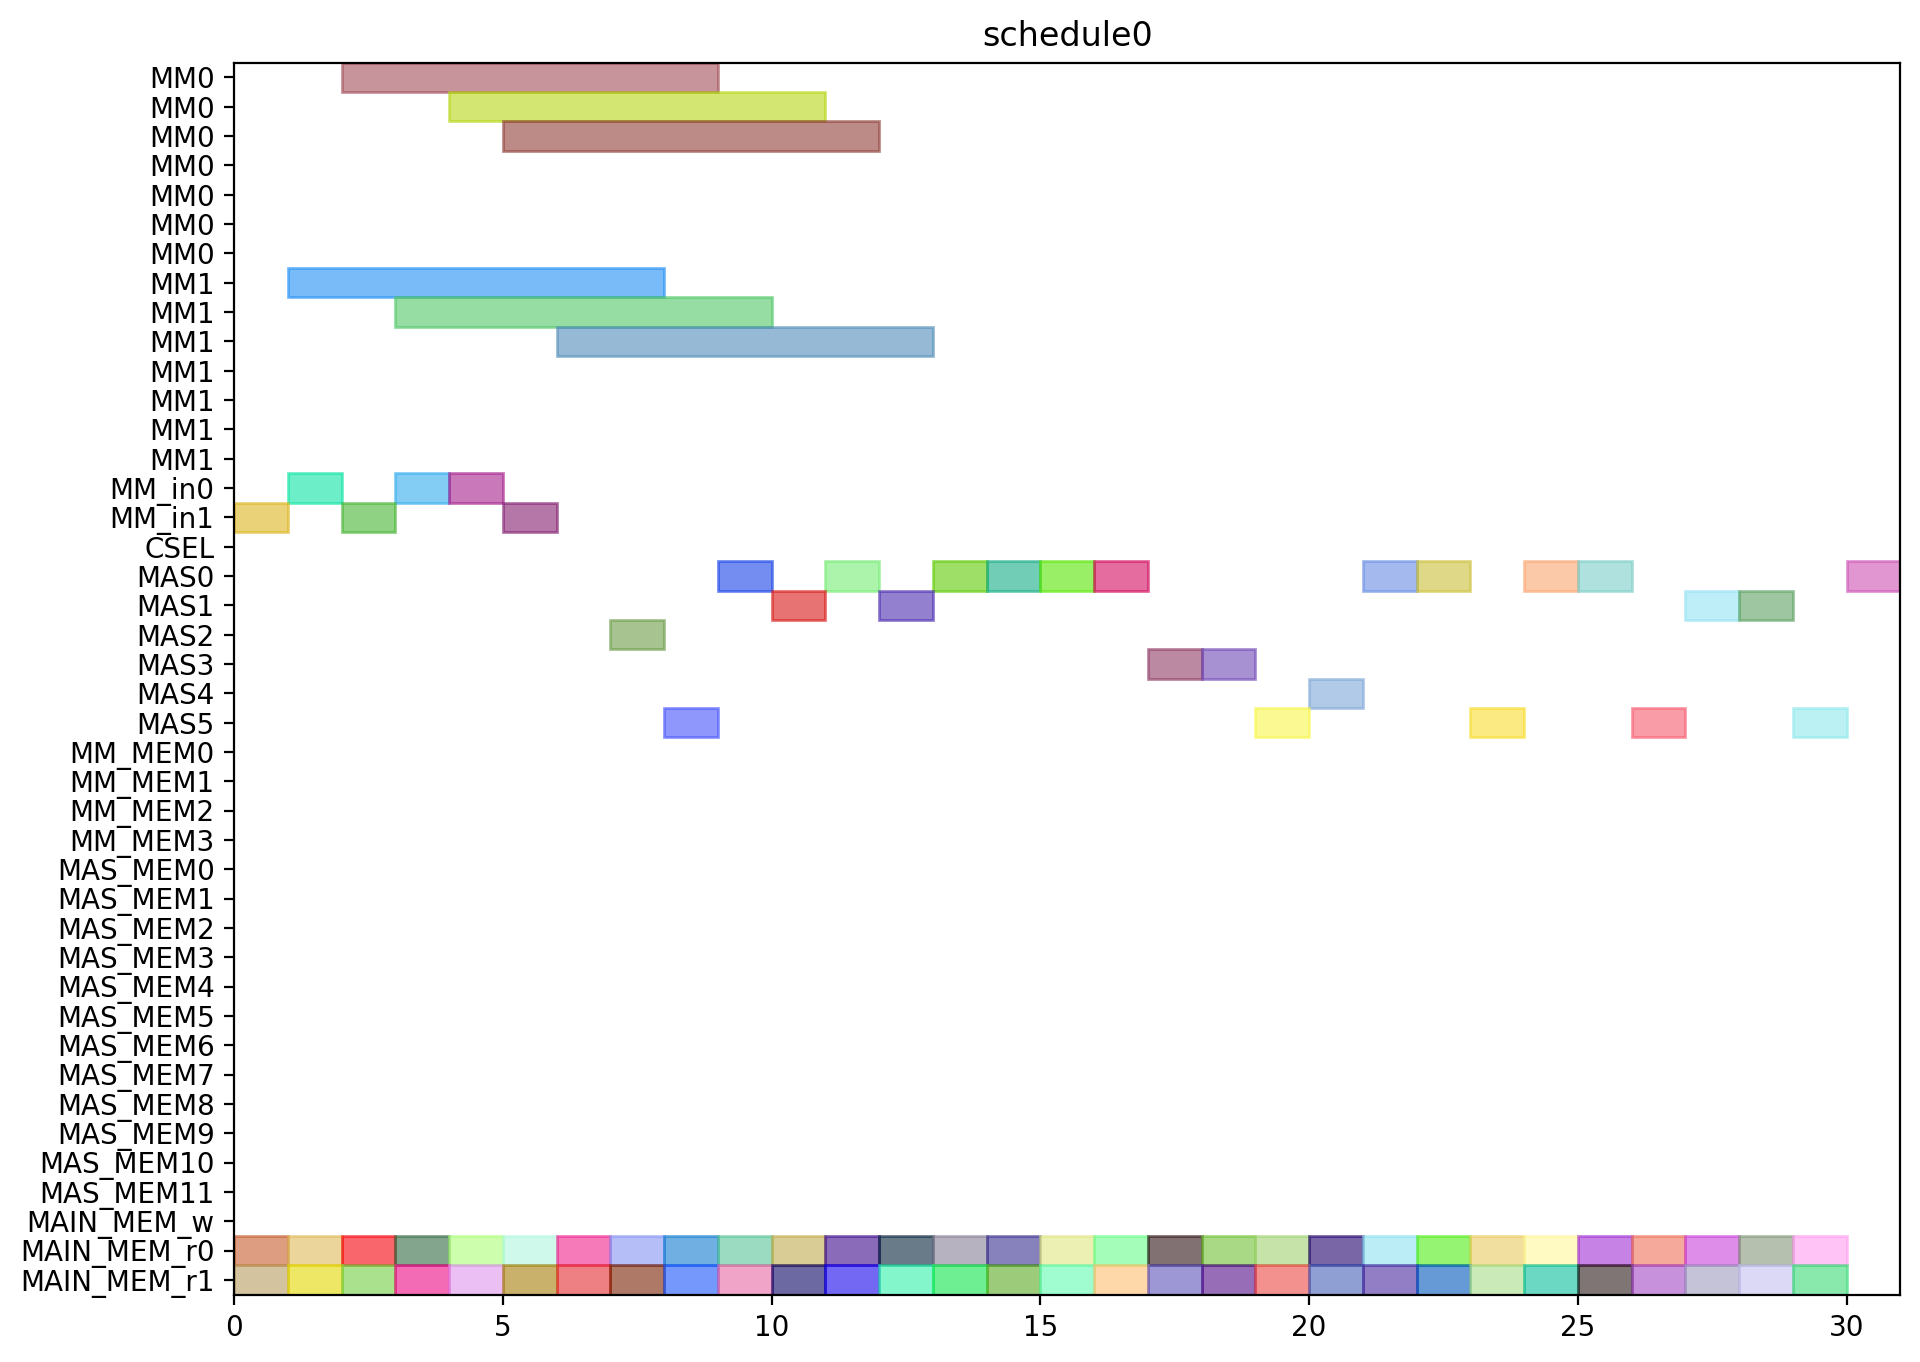

Write Python code to recreate this figure.
from pyschedule import Scenario, solvers, plotters, alt


def solve():
	horizon = 120
	S = Scenario("schedule0", horizon=horizon)

	# resource
	MM = S.Resources('MM', num=2, size=7)
	MM_in = S.Resources('MM_in', num=2)
	CSEL = S.Resource('CSEL')
	MAS = S.Resources('MAS', num=6, size=1, periods=range(1, horizon))
	MM_MEM = S.Resources('MM_MEM', num=4)
	MAS_MEM = S.Resources('MAS_MEM', num=12)
	MAIN_MEM_w = S.Resource('MAIN_MEM_w', size=1)
	MAIN_MEM_r = S.Resources('MAIN_MEM_r', num=2)

	# result of previous scheduling

	# new tasks
	c_t0_a1_0 = S.Task('c_t0_a1_0', length=1, delay_cost=1)
	c_t0_a1_0 += alt(MAS)
	c_t0_a1_0_mem0 = S.Task('c_t0_a1_0_mem0', length=1, delay_cost=1)
	c_t0_a1_0_mem0 += MAIN_MEM_r[0]
	S += c_t0_a1_0_mem0 <= c_t0_a1_0

	c_t0_a1_0_mem1 = S.Task('c_t0_a1_0_mem1', length=1, delay_cost=1)
	c_t0_a1_0_mem1 += MAIN_MEM_r[1]
	S += c_t0_a1_0_mem1 <= c_t0_a1_0

	c_t0_a1_1 = S.Task('c_t0_a1_1', length=1, delay_cost=1)
	c_t0_a1_1 += alt(MAS)
	c_t0_a1_1_mem0 = S.Task('c_t0_a1_1_mem0', length=1, delay_cost=1)
	c_t0_a1_1_mem0 += MAIN_MEM_r[0]
	S += c_t0_a1_1_mem0 <= c_t0_a1_1

	c_t0_a1_1_mem1 = S.Task('c_t0_a1_1_mem1', length=1, delay_cost=1)
	c_t0_a1_1_mem1 += MAIN_MEM_r[1]
	S += c_t0_a1_1_mem1 <= c_t0_a1_1

	c_t0_t10 = S.Task('c_t0_t10', length=1, delay_cost=1)
	c_t0_t10 += alt(MAS)
	c_t0_t10_mem0 = S.Task('c_t0_t10_mem0', length=1, delay_cost=1)
	c_t0_t10_mem0 += MAIN_MEM_r[0]
	S += c_t0_t10_mem0 <= c_t0_t10

	c_t0_t10_mem1 = S.Task('c_t0_t10_mem1', length=1, delay_cost=1)
	c_t0_t10_mem1 += MAIN_MEM_r[1]
	S += c_t0_t10_mem1 <= c_t0_t10

	c_t0_t11 = S.Task('c_t0_t11', length=1, delay_cost=1)
	c_t0_t11 += alt(MAS)
	c_t0_t11_mem0 = S.Task('c_t0_t11_mem0', length=1, delay_cost=1)
	c_t0_t11_mem0 += MAIN_MEM_r[0]
	S += c_t0_t11_mem0 <= c_t0_t11

	c_t0_t11_mem1 = S.Task('c_t0_t11_mem1', length=1, delay_cost=1)
	c_t0_t11_mem1 += MAIN_MEM_r[1]
	S += c_t0_t11_mem1 <= c_t0_t11

	c_t0_t3_t0 = S.Task('c_t0_t3_t0', length=7, delay_cost=1)
	c_t0_t3_t0 += alt(MM)
	c_t0_t3_t0_in = S.Task('c_t0_t3_t0_in', length=1, delay_cost=1)
	c_t0_t3_t0_in += alt(MM_in)
	S += c_t0_t3_t0_in*MM_in[0]<=c_t0_t3_t0*MM[0]
	S += c_t0_t3_t0_in*MM_in[1]<=c_t0_t3_t0*MM[1]
	c_t0_t3_t0_mem0 = S.Task('c_t0_t3_t0_mem0', length=1, delay_cost=1)
	c_t0_t3_t0_mem0 += MAIN_MEM_r[0]
	S += c_t0_t3_t0_mem0 <= c_t0_t3_t0

	c_t0_t3_t0_mem1 = S.Task('c_t0_t3_t0_mem1', length=1, delay_cost=1)
	c_t0_t3_t0_mem1 += MAIN_MEM_r[1]
	S += c_t0_t3_t0_mem1 <= c_t0_t3_t0

	c_t0_t3_t1 = S.Task('c_t0_t3_t1', length=7, delay_cost=1)
	c_t0_t3_t1 += alt(MM)
	c_t0_t3_t1_in = S.Task('c_t0_t3_t1_in', length=1, delay_cost=1)
	c_t0_t3_t1_in += alt(MM_in)
	S += c_t0_t3_t1_in*MM_in[0]<=c_t0_t3_t1*MM[0]
	S += c_t0_t3_t1_in*MM_in[1]<=c_t0_t3_t1*MM[1]
	c_t0_t3_t1_mem0 = S.Task('c_t0_t3_t1_mem0', length=1, delay_cost=1)
	c_t0_t3_t1_mem0 += MAIN_MEM_r[0]
	S += c_t0_t3_t1_mem0 <= c_t0_t3_t1

	c_t0_t3_t1_mem1 = S.Task('c_t0_t3_t1_mem1', length=1, delay_cost=1)
	c_t0_t3_t1_mem1 += MAIN_MEM_r[1]
	S += c_t0_t3_t1_mem1 <= c_t0_t3_t1

	c_t0_t3_t2 = S.Task('c_t0_t3_t2', length=1, delay_cost=1)
	c_t0_t3_t2 += alt(MAS)
	c_t0_t3_t2_mem0 = S.Task('c_t0_t3_t2_mem0', length=1, delay_cost=1)
	c_t0_t3_t2_mem0 += MAIN_MEM_r[0]
	S += c_t0_t3_t2_mem0 <= c_t0_t3_t2

	c_t0_t3_t2_mem1 = S.Task('c_t0_t3_t2_mem1', length=1, delay_cost=1)
	c_t0_t3_t2_mem1 += MAIN_MEM_r[1]
	S += c_t0_t3_t2_mem1 <= c_t0_t3_t2

	c_t0_t3_t3 = S.Task('c_t0_t3_t3', length=1, delay_cost=1)
	c_t0_t3_t3 += alt(MAS)
	c_t0_t3_t3_mem0 = S.Task('c_t0_t3_t3_mem0', length=1, delay_cost=1)
	c_t0_t3_t3_mem0 += MAIN_MEM_r[0]
	S += c_t0_t3_t3_mem0 <= c_t0_t3_t3

	c_t0_t3_t3_mem1 = S.Task('c_t0_t3_t3_mem1', length=1, delay_cost=1)
	c_t0_t3_t3_mem1 += MAIN_MEM_r[1]
	S += c_t0_t3_t3_mem1 <= c_t0_t3_t3

	c_t1_a1_0 = S.Task('c_t1_a1_0', length=1, delay_cost=1)
	c_t1_a1_0 += alt(MAS)
	c_t1_a1_0_mem0 = S.Task('c_t1_a1_0_mem0', length=1, delay_cost=1)
	c_t1_a1_0_mem0 += MAIN_MEM_r[0]
	S += c_t1_a1_0_mem0 <= c_t1_a1_0

	c_t1_a1_0_mem1 = S.Task('c_t1_a1_0_mem1', length=1, delay_cost=1)
	c_t1_a1_0_mem1 += MAIN_MEM_r[1]
	S += c_t1_a1_0_mem1 <= c_t1_a1_0

	c_t1_a1_1 = S.Task('c_t1_a1_1', length=1, delay_cost=1)
	c_t1_a1_1 += alt(MAS)
	c_t1_a1_1_mem0 = S.Task('c_t1_a1_1_mem0', length=1, delay_cost=1)
	c_t1_a1_1_mem0 += MAIN_MEM_r[0]
	S += c_t1_a1_1_mem0 <= c_t1_a1_1

	c_t1_a1_1_mem1 = S.Task('c_t1_a1_1_mem1', length=1, delay_cost=1)
	c_t1_a1_1_mem1 += MAIN_MEM_r[1]
	S += c_t1_a1_1_mem1 <= c_t1_a1_1

	c_t1_t10 = S.Task('c_t1_t10', length=1, delay_cost=1)
	c_t1_t10 += alt(MAS)
	c_t1_t10_mem0 = S.Task('c_t1_t10_mem0', length=1, delay_cost=1)
	c_t1_t10_mem0 += MAIN_MEM_r[0]
	S += c_t1_t10_mem0 <= c_t1_t10

	c_t1_t10_mem1 = S.Task('c_t1_t10_mem1', length=1, delay_cost=1)
	c_t1_t10_mem1 += MAIN_MEM_r[1]
	S += c_t1_t10_mem1 <= c_t1_t10

	c_t1_t11 = S.Task('c_t1_t11', length=1, delay_cost=1)
	c_t1_t11 += alt(MAS)
	c_t1_t11_mem0 = S.Task('c_t1_t11_mem0', length=1, delay_cost=1)
	c_t1_t11_mem0 += MAIN_MEM_r[0]
	S += c_t1_t11_mem0 <= c_t1_t11

	c_t1_t11_mem1 = S.Task('c_t1_t11_mem1', length=1, delay_cost=1)
	c_t1_t11_mem1 += MAIN_MEM_r[1]
	S += c_t1_t11_mem1 <= c_t1_t11

	c_t1_t3_t0 = S.Task('c_t1_t3_t0', length=7, delay_cost=1)
	c_t1_t3_t0 += alt(MM)
	c_t1_t3_t0_in = S.Task('c_t1_t3_t0_in', length=1, delay_cost=1)
	c_t1_t3_t0_in += alt(MM_in)
	S += c_t1_t3_t0_in*MM_in[0]<=c_t1_t3_t0*MM[0]
	S += c_t1_t3_t0_in*MM_in[1]<=c_t1_t3_t0*MM[1]
	c_t1_t3_t0_mem0 = S.Task('c_t1_t3_t0_mem0', length=1, delay_cost=1)
	c_t1_t3_t0_mem0 += MAIN_MEM_r[0]
	S += c_t1_t3_t0_mem0 <= c_t1_t3_t0

	c_t1_t3_t0_mem1 = S.Task('c_t1_t3_t0_mem1', length=1, delay_cost=1)
	c_t1_t3_t0_mem1 += MAIN_MEM_r[1]
	S += c_t1_t3_t0_mem1 <= c_t1_t3_t0

	c_t1_t3_t1 = S.Task('c_t1_t3_t1', length=7, delay_cost=1)
	c_t1_t3_t1 += alt(MM)
	c_t1_t3_t1_in = S.Task('c_t1_t3_t1_in', length=1, delay_cost=1)
	c_t1_t3_t1_in += alt(MM_in)
	S += c_t1_t3_t1_in*MM_in[0]<=c_t1_t3_t1*MM[0]
	S += c_t1_t3_t1_in*MM_in[1]<=c_t1_t3_t1*MM[1]
	c_t1_t3_t1_mem0 = S.Task('c_t1_t3_t1_mem0', length=1, delay_cost=1)
	c_t1_t3_t1_mem0 += MAIN_MEM_r[0]
	S += c_t1_t3_t1_mem0 <= c_t1_t3_t1

	c_t1_t3_t1_mem1 = S.Task('c_t1_t3_t1_mem1', length=1, delay_cost=1)
	c_t1_t3_t1_mem1 += MAIN_MEM_r[1]
	S += c_t1_t3_t1_mem1 <= c_t1_t3_t1

	c_t1_t3_t2 = S.Task('c_t1_t3_t2', length=1, delay_cost=1)
	c_t1_t3_t2 += alt(MAS)
	c_t1_t3_t2_mem0 = S.Task('c_t1_t3_t2_mem0', length=1, delay_cost=1)
	c_t1_t3_t2_mem0 += MAIN_MEM_r[0]
	S += c_t1_t3_t2_mem0 <= c_t1_t3_t2

	c_t1_t3_t2_mem1 = S.Task('c_t1_t3_t2_mem1', length=1, delay_cost=1)
	c_t1_t3_t2_mem1 += MAIN_MEM_r[1]
	S += c_t1_t3_t2_mem1 <= c_t1_t3_t2

	c_t1_t3_t3 = S.Task('c_t1_t3_t3', length=1, delay_cost=1)
	c_t1_t3_t3 += alt(MAS)
	c_t1_t3_t3_mem0 = S.Task('c_t1_t3_t3_mem0', length=1, delay_cost=1)
	c_t1_t3_t3_mem0 += MAIN_MEM_r[0]
	S += c_t1_t3_t3_mem0 <= c_t1_t3_t3

	c_t1_t3_t3_mem1 = S.Task('c_t1_t3_t3_mem1', length=1, delay_cost=1)
	c_t1_t3_t3_mem1 += MAIN_MEM_r[1]
	S += c_t1_t3_t3_mem1 <= c_t1_t3_t3

	c_t2_a1_0 = S.Task('c_t2_a1_0', length=1, delay_cost=1)
	c_t2_a1_0 += alt(MAS)
	c_t2_a1_0_mem0 = S.Task('c_t2_a1_0_mem0', length=1, delay_cost=1)
	c_t2_a1_0_mem0 += MAIN_MEM_r[0]
	S += c_t2_a1_0_mem0 <= c_t2_a1_0

	c_t2_a1_0_mem1 = S.Task('c_t2_a1_0_mem1', length=1, delay_cost=1)
	c_t2_a1_0_mem1 += MAIN_MEM_r[1]
	S += c_t2_a1_0_mem1 <= c_t2_a1_0

	c_t2_a1_1 = S.Task('c_t2_a1_1', length=1, delay_cost=1)
	c_t2_a1_1 += alt(MAS)
	c_t2_a1_1_mem0 = S.Task('c_t2_a1_1_mem0', length=1, delay_cost=1)
	c_t2_a1_1_mem0 += MAIN_MEM_r[0]
	S += c_t2_a1_1_mem0 <= c_t2_a1_1

	c_t2_a1_1_mem1 = S.Task('c_t2_a1_1_mem1', length=1, delay_cost=1)
	c_t2_a1_1_mem1 += MAIN_MEM_r[1]
	S += c_t2_a1_1_mem1 <= c_t2_a1_1

	c_t2_t10 = S.Task('c_t2_t10', length=1, delay_cost=1)
	c_t2_t10 += alt(MAS)
	c_t2_t10_mem0 = S.Task('c_t2_t10_mem0', length=1, delay_cost=1)
	c_t2_t10_mem0 += MAIN_MEM_r[0]
	S += c_t2_t10_mem0 <= c_t2_t10

	c_t2_t10_mem1 = S.Task('c_t2_t10_mem1', length=1, delay_cost=1)
	c_t2_t10_mem1 += MAIN_MEM_r[1]
	S += c_t2_t10_mem1 <= c_t2_t10

	c_t2_t11 = S.Task('c_t2_t11', length=1, delay_cost=1)
	c_t2_t11 += alt(MAS)
	c_t2_t11_mem0 = S.Task('c_t2_t11_mem0', length=1, delay_cost=1)
	c_t2_t11_mem0 += MAIN_MEM_r[0]
	S += c_t2_t11_mem0 <= c_t2_t11

	c_t2_t11_mem1 = S.Task('c_t2_t11_mem1', length=1, delay_cost=1)
	c_t2_t11_mem1 += MAIN_MEM_r[1]
	S += c_t2_t11_mem1 <= c_t2_t11

	c_t2_t3_t0 = S.Task('c_t2_t3_t0', length=7, delay_cost=1)
	c_t2_t3_t0 += alt(MM)
	c_t2_t3_t0_in = S.Task('c_t2_t3_t0_in', length=1, delay_cost=1)
	c_t2_t3_t0_in += alt(MM_in)
	S += c_t2_t3_t0_in*MM_in[0]<=c_t2_t3_t0*MM[0]
	S += c_t2_t3_t0_in*MM_in[1]<=c_t2_t3_t0*MM[1]
	c_t2_t3_t0_mem0 = S.Task('c_t2_t3_t0_mem0', length=1, delay_cost=1)
	c_t2_t3_t0_mem0 += MAIN_MEM_r[0]
	S += c_t2_t3_t0_mem0 <= c_t2_t3_t0

	c_t2_t3_t0_mem1 = S.Task('c_t2_t3_t0_mem1', length=1, delay_cost=1)
	c_t2_t3_t0_mem1 += MAIN_MEM_r[1]
	S += c_t2_t3_t0_mem1 <= c_t2_t3_t0

	c_t2_t3_t1 = S.Task('c_t2_t3_t1', length=7, delay_cost=1)
	c_t2_t3_t1 += alt(MM)
	c_t2_t3_t1_in = S.Task('c_t2_t3_t1_in', length=1, delay_cost=1)
	c_t2_t3_t1_in += alt(MM_in)
	S += c_t2_t3_t1_in*MM_in[0]<=c_t2_t3_t1*MM[0]
	S += c_t2_t3_t1_in*MM_in[1]<=c_t2_t3_t1*MM[1]
	c_t2_t3_t1_mem0 = S.Task('c_t2_t3_t1_mem0', length=1, delay_cost=1)
	c_t2_t3_t1_mem0 += MAIN_MEM_r[0]
	S += c_t2_t3_t1_mem0 <= c_t2_t3_t1

	c_t2_t3_t1_mem1 = S.Task('c_t2_t3_t1_mem1', length=1, delay_cost=1)
	c_t2_t3_t1_mem1 += MAIN_MEM_r[1]
	S += c_t2_t3_t1_mem1 <= c_t2_t3_t1

	c_t2_t3_t2 = S.Task('c_t2_t3_t2', length=1, delay_cost=1)
	c_t2_t3_t2 += alt(MAS)
	c_t2_t3_t2_mem0 = S.Task('c_t2_t3_t2_mem0', length=1, delay_cost=1)
	c_t2_t3_t2_mem0 += MAIN_MEM_r[0]
	S += c_t2_t3_t2_mem0 <= c_t2_t3_t2

	c_t2_t3_t2_mem1 = S.Task('c_t2_t3_t2_mem1', length=1, delay_cost=1)
	c_t2_t3_t2_mem1 += MAIN_MEM_r[1]
	S += c_t2_t3_t2_mem1 <= c_t2_t3_t2

	c_t2_t3_t3 = S.Task('c_t2_t3_t3', length=1, delay_cost=1)
	c_t2_t3_t3 += alt(MAS)
	c_t2_t3_t3_mem0 = S.Task('c_t2_t3_t3_mem0', length=1, delay_cost=1)
	c_t2_t3_t3_mem0 += MAIN_MEM_r[0]
	S += c_t2_t3_t3_mem0 <= c_t2_t3_t3

	c_t2_t3_t3_mem1 = S.Task('c_t2_t3_t3_mem1', length=1, delay_cost=1)
	c_t2_t3_t3_mem1 += MAIN_MEM_r[1]
	S += c_t2_t3_t3_mem1 <= c_t2_t3_t3

	c_t3000 = S.Task('c_t3000', length=1, delay_cost=1)
	c_t3000 += alt(MAS)
	c_t3000_mem0 = S.Task('c_t3000_mem0', length=1, delay_cost=1)
	c_t3000_mem0 += MAIN_MEM_r[0]
	S += c_t3000_mem0 <= c_t3000

	c_t3000_mem1 = S.Task('c_t3000_mem1', length=1, delay_cost=1)
	c_t3000_mem1 += MAIN_MEM_r[1]
	S += c_t3000_mem1 <= c_t3000

	c_t3001 = S.Task('c_t3001', length=1, delay_cost=1)
	c_t3001 += alt(MAS)
	c_t3001_mem0 = S.Task('c_t3001_mem0', length=1, delay_cost=1)
	c_t3001_mem0 += MAIN_MEM_r[0]
	S += c_t3001_mem0 <= c_t3001

	c_t3001_mem1 = S.Task('c_t3001_mem1', length=1, delay_cost=1)
	c_t3001_mem1 += MAIN_MEM_r[1]
	S += c_t3001_mem1 <= c_t3001

	c_t3010 = S.Task('c_t3010', length=1, delay_cost=1)
	c_t3010 += alt(MAS)
	c_t3010_mem0 = S.Task('c_t3010_mem0', length=1, delay_cost=1)
	c_t3010_mem0 += MAIN_MEM_r[0]
	S += c_t3010_mem0 <= c_t3010

	c_t3010_mem1 = S.Task('c_t3010_mem1', length=1, delay_cost=1)
	c_t3010_mem1 += MAIN_MEM_r[1]
	S += c_t3010_mem1 <= c_t3010

	c_t3011 = S.Task('c_t3011', length=1, delay_cost=1)
	c_t3011 += alt(MAS)
	c_t3011_mem0 = S.Task('c_t3011_mem0', length=1, delay_cost=1)
	c_t3011_mem0 += MAIN_MEM_r[0]
	S += c_t3011_mem0 <= c_t3011

	c_t3011_mem1 = S.Task('c_t3011_mem1', length=1, delay_cost=1)
	c_t3011_mem1 += MAIN_MEM_r[1]
	S += c_t3011_mem1 <= c_t3011

	c_t4000 = S.Task('c_t4000', length=1, delay_cost=1)
	c_t4000 += alt(MAS)
	c_t4000_mem0 = S.Task('c_t4000_mem0', length=1, delay_cost=1)
	c_t4000_mem0 += MAIN_MEM_r[0]
	S += c_t4000_mem0 <= c_t4000

	c_t4000_mem1 = S.Task('c_t4000_mem1', length=1, delay_cost=1)
	c_t4000_mem1 += MAIN_MEM_r[1]
	S += c_t4000_mem1 <= c_t4000

	c_t4001 = S.Task('c_t4001', length=1, delay_cost=1)
	c_t4001 += alt(MAS)
	c_t4001_mem0 = S.Task('c_t4001_mem0', length=1, delay_cost=1)
	c_t4001_mem0 += MAIN_MEM_r[0]
	S += c_t4001_mem0 <= c_t4001

	c_t4001_mem1 = S.Task('c_t4001_mem1', length=1, delay_cost=1)
	c_t4001_mem1 += MAIN_MEM_r[1]
	S += c_t4001_mem1 <= c_t4001

	solvers.mip.solve(S,msg=1,kind='CPLEX',ratio_gap=1.01)

	solution = [['hoge']*len(S.solution()[1]) for i in range(len(S.solution()))]
	for i in range(len(S.solution())):
		for j in range(len(S.solution()[i])):
			solution[i][j]=str(S.solution()[i][j])
	print(solution)

	cycles = int(solution[-1][3])

	pic_file_name = "/home/mfukuda/ABE/multiRAM_multiMAS_16mux/scheduling_result/stage7MM2_stage1MAS6/SQR/schedule0.png"
	if(S.solution() != []):
		plotters.matplotlib.plot(S,img_filename=pic_file_name, show_task_labels=False, fig_size=(cycles*0.25+3, 8))

	return solution
